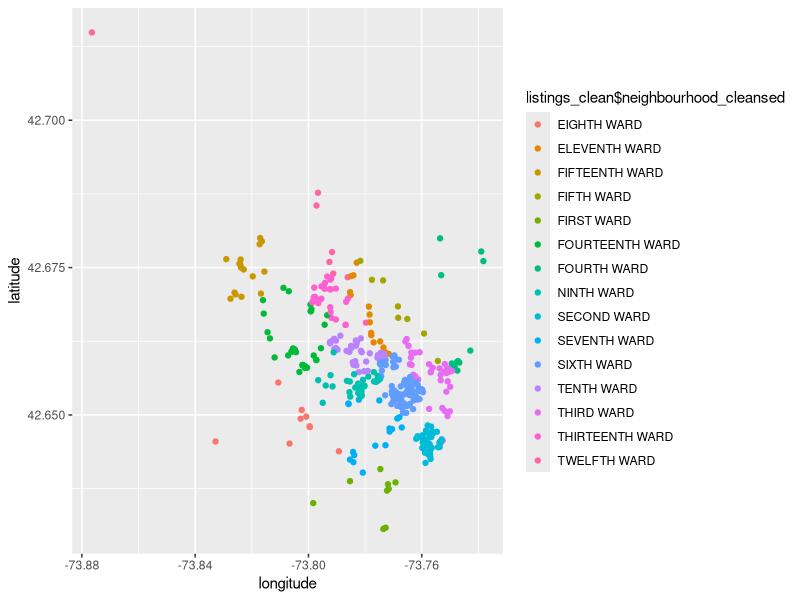
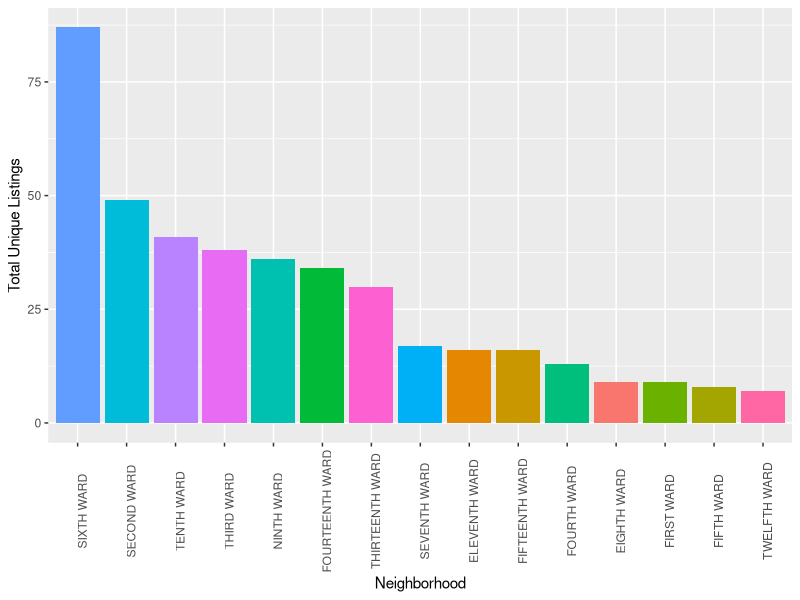
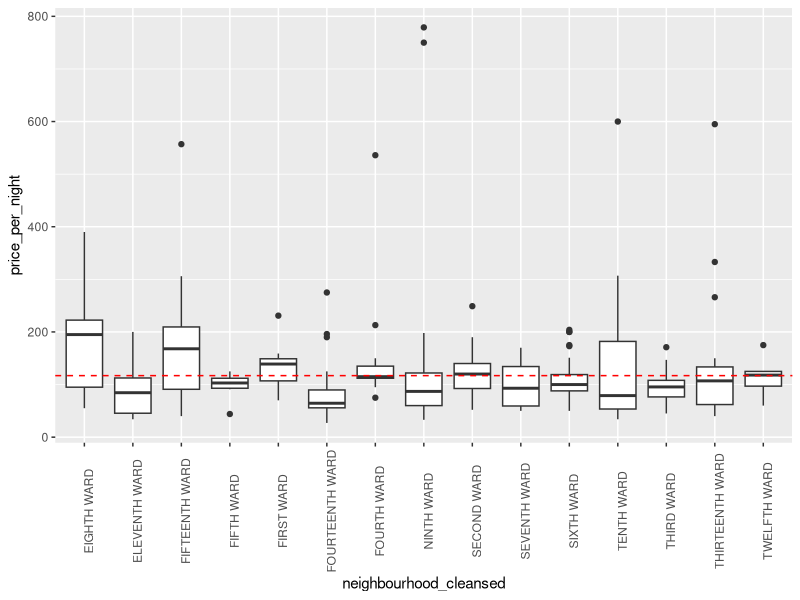
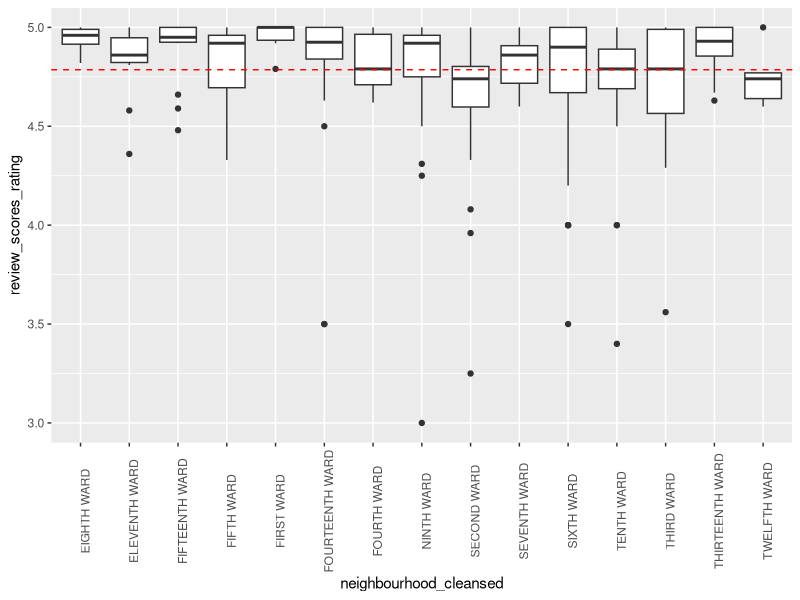
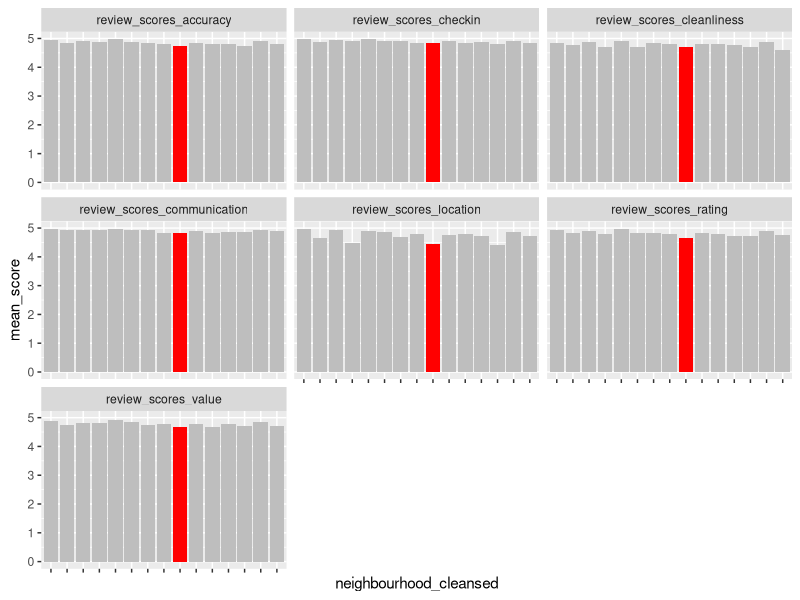

Generate these figures, in order, with R:
## ---- chunk 1
knitr::opts_chunk$set(echo = TRUE)

library(dplyr)
library(ggplot2)
library(tidyr)

listings <- read.csv("listings.csv") %>%
  mutate(last_scraped = as.Date(last_scraped, format('%Y-%m-%d')))
## ---- chunk 2

summary(listings)

## ---- chunk 3

listings_clean <- listings %>%
  select(id, name, description, neighborhood_overview, host_name, host_since, host_location,
         host_about, host_response_time, host_acceptance_rate, host_is_superhost,
         host_neighbourhood, host_listings_count, host_total_listings_count,
         host_verifications, host_has_profile_pic, host_identity_verified, 
         neighbourhood, neighbourhood_cleansed, latitude,
         longitude, property_type, room_type, accommodates, bathrooms, bathrooms_text,
         bedrooms, beds, price, minimum_nights, maximum_nights, availability_30,
         availability_60, availability_90, availability_365, number_of_reviews,
         number_of_reviews_ltm, number_of_reviews_l30d, first_review, last_review,
         review_scores_rating, review_scores_accuracy, review_scores_cleanliness,
         review_scores_checkin, review_scores_communication, review_scores_location,
         review_scores_value, reviews_per_month, instant_bookable) %>%
  mutate(price_per_night = as.numeric(gsub("\\$", "", price))) # Remove dollar sign and convert to numeric
## ---- chunk 4

ggplot(listings_clean, aes(longitude, latitude)) + 
  geom_point(aes(color = listings_clean$neighbourhood_cleansed))

## ---- chunk 5

listing_by_neighborhood <- listings_clean %>%
  group_by(neighbourhood_cleansed) %>%
  summarize(total_listings = n_distinct(id)) %>%
  ungroup()

ggplot(listing_by_neighborhood, aes(x = reorder(neighbourhood_cleansed, -total_listings), 
                                    y = total_listings, fill = neighbourhood_cleansed)) +
  geom_col() +
  labs(x = "Neighborhood", y = "Total Unique Listings") +
  theme(legend.position = "none",
        axis.text.x = element_text(angle = 90))


## ---- chunk 6

price_by_neighborhood <- listings_clean %>%
  select(price_per_night, review_scores_rating, neighbourhood_cleansed) %>%
  drop_na(price_per_night, review_scores_rating) # 7 NA values, tidyr library

plot_distribution <- function(df, x_val, y_val){
  
  x_val <- enquo(x_val)
  y_val <- enquo(y_val)
  
  p <- ggplot(df, aes(x = !!x_val, y = !!y_val)) +
    geom_boxplot() +
    geom_hline(aes(yintercept = mean(!!y_val)), df, linetype = 2, color = "red") +
    theme(axis.text.x = element_text(angle = 90))
  
  print(p)

}

plot_distribution(price_by_neighborhood, neighbourhood_cleansed, price_per_night)


## ---- chunk 7

plot_distribution(price_by_neighborhood, neighbourhood_cleansed, review_scores_rating)

## ---- chunk 8

second_ward_reviews <- listings_clean %>%
  filter(neighbourhood_cleansed == "SECOND WARD") %>%
  select(review_scores_rating, review_scores_accuracy, review_scores_cleanliness, review_scores_checkin, review_scores_communication, review_scores_location, review_scores_value)

summary(second_ward_reviews)

## ---- chunk 9

mean_price_by_ward <- listings_clean %>%
  select(neighbourhood_cleansed, review_scores_rating, review_scores_accuracy, review_scores_cleanliness, review_scores_checkin, review_scores_communication, review_scores_location, review_scores_value) %>%
  pivot_longer(!neighbourhood_cleansed, names_to = "review_type", values_to = "score") %>%
  group_by(neighbourhood_cleansed, review_type) %>%
  summarize(mean_score = mean(score, na.rm = TRUE)) %>%
  ungroup()

mean_price_by_ward %>%
  mutate(is_second_ward = ifelse(neighbourhood_cleansed == "SECOND WARD", "y", "n")) %>%
  ggplot(aes(neighbourhood_cleansed, mean_score, fill = is_second_ward)) +
  geom_col() +
  facet_wrap(~review_type) +
  scale_fill_manual(guide = "none", values = c("y" = "red", "n" = "gray")) +
  theme(axis.text.x = element_blank())

## ---- chunk 10

library(fastDummies)

review_neighborhood <- listings_clean %>%
  select(neighbourhood_cleansed, price_per_night, review_scores_rating) %>%
  drop_na() %>%
  dummy_cols() %>%
  select(!neighbourhood_cleansed)

model1 <- lm(review_scores_rating ~ price_per_night, data = review_neighborhood)

summary(model1)

model2 <- lm(review_scores_rating ~ price_per_night + `neighbourhood_cleansed_SECOND WARD`, data = review_neighborhood)

summary(model2)
